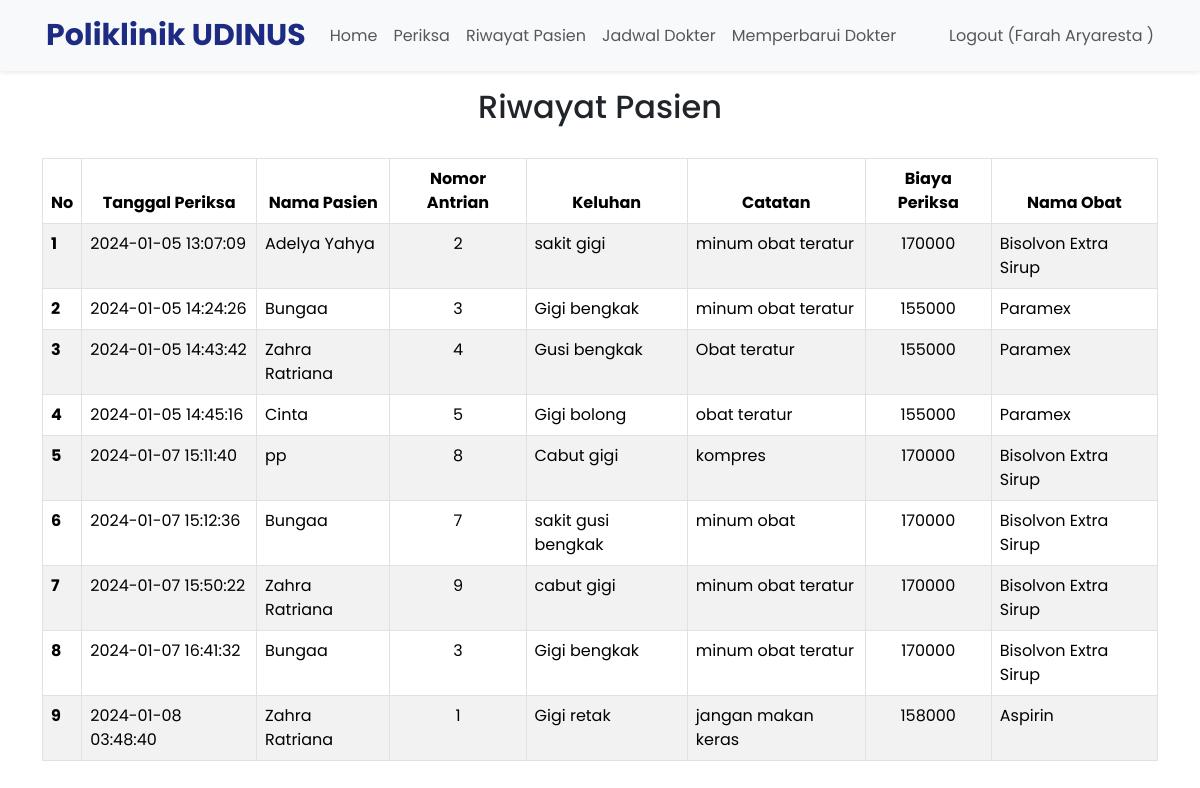
Page /berandaDokter.php?page=riwayatPasien (signed in) on the committed database.
### tables this page shows
CREATE TABLE `daftar_poli` (
  `id` int(11) NOT NULL,
  `id_pasien` int(11) NOT NULL,
  `id_jadwal` int(11) NOT NULL,
  `keluhan` text NOT NULL,
  `no_antrian` int(11) NOT NULL,
  `tanggal` timestamp NOT NULL DEFAULT current_timestamp() ON UPDATE current_timestamp()
);

CREATE TABLE `periksa` (
  `id` int(11) NOT NULL,
  `id_daftar_poli` int(11) NOT NULL,
  `tgl_periksa` datetime NOT NULL,
  `catatan` text NOT NULL,
  `biaya_periksa` int(11) NOT NULL
);

CREATE TABLE `pasien` (
  `id` int(11) NOT NULL,
  `nama` varchar(255) NOT NULL,
  `alamat` varchar(255) NOT NULL,
  `no_ktp` varchar(255) NOT NULL,
  `no_hp` varchar(50) NOT NULL,
  `no_rm` varchar(25) NOT NULL
);

CREATE TABLE `obat` (
  `id` int(11) NOT NULL,
  `nama_obat` varchar(100) NOT NULL,
  `kemasan` varchar(50) NOT NULL,
  `harga` double NOT NULL,
  `Stok` int(11) NOT NULL
);

### riwayatPasien.php (the view, shortened to what this page needs)
<center><h2>Riwayat Pasien</h2></center>
<br>
<div class="container">
    <table class="table table-bordered table-striped table-hover">
        <thead>
            <tr  class="text-center">
                <th scope="col">No</th>
                <th scope="col">Tanggal Periksa</th>
                <th scope="col">Nama Pasien</th>
                <th scope="col">Nomor Antrian</th>
                <th scope="col">Keluhan</th>
                <th scope="col">Catatan</th>
                <th scope="col">Biaya Periksa</th>
                <th scope="col">Nama Obat</th>
            </tr>
        </thead>
        <tbody>
            <?php
                $id_dokter = $_SESSION['id'];
                $result = mysqli_query($mysqli, "SELECT daftar_poli.*, pasien.nama AS nama, jadwal_periksa.hari, periksa.tgl_periksa, periksa.catatan, periksa.biaya_periksa, obat.nama_obat AS nama_obat
                FROM daftar_poli
                JOIN jadwal_periksa ON daftar_poli.id_jadwal = jadwal_periksa.id
                JOIN pasien ON daftar_poli.id_pasien = pasien.id
                LEFT JOIN periksa ON daftar_poli.id = periksa.id_daftar_poli
                LEFT JOIN detail_periksa ON periksa.id = detail_periksa.id_periksa
                LEFT JOIN obat ON detail_periksa.id_obat = obat.id
                WHERE jadwal_periksa.id_dokter = '$id_dokter' AND periksa.id_daftar_poli IS NOT NULL");
                $no = 1;
                while ($data = mysqli_fetch_array($result)) {
            ?>
                <tr>
                    <th scope="row"><?php echo $no++ ?></th>
                    <td><?php echo $data['tgl_periksa'] ?></td>
                    <td><?php echo $data['nama'] ?></td>
                    <td  class="text-center"><?php echo $data['no_antrian'] ?></td>
                    <td ><?php echo $data['keluhan'] ?></td>
                    <td><?php echo $data['catatan'] ?></td>
                    <td  class="text-center"><?php echo $data['biaya_periksa'] ?></td>
                    <td><?php echo $data['nama_obat'] ?></td>
                </tr>
            <?php
            }
            ?>
        </tbody>
    </table>
</div>

### style.css (style rules this page uses)
body { font-family: "Poppins", sans-serif; }
::placeholder { font-size: 16px; }

### rows in the picture
daftar_poli: periksa.tgl_periksa "2024-01-05 13:07:09", id_pasien.nama "Adelya Yahya", no_antrian "2", keluhan "sakit gigi", periksa.catatan "minum obat teratur", periksa.biaya_periksa "170000", obat.nama_obat "Bisolvon Extra Sirup"
daftar_poli: periksa.tgl_periksa "2024-01-05 14:24:26", id_pasien.nama "Bungaa", no_antrian "3", keluhan "Gigi bengkak", periksa.catatan "minum obat teratur", periksa.biaya_periksa "155000", obat.nama_obat "Paramex", periksa.tgl_periksa "2024-01-07 16:41:32", periksa.biaya_periksa "170000", obat.nama_obat "Bisolvon Extra Sirup"
daftar_poli: periksa.tgl_periksa "2024-01-05 14:43:42", id_pasien.nama "Zahra Ratriana", no_antrian "4", keluhan "Gusi bengkak", periksa.catatan "Obat teratur", periksa.biaya_periksa "155000", obat.nama_obat "Paramex"
daftar_poli: periksa.tgl_periksa "2024-01-05 14:45:16", id_pasien.nama "Cinta", no_antrian "5", keluhan "Gigi bolong", periksa.catatan "obat teratur", periksa.biaya_periksa "155000", obat.nama_obat "Paramex"
daftar_poli: periksa.tgl_periksa "2024-01-07 15:11:40", id_pasien.nama "pp", no_antrian "8", keluhan "Cabut gigi", periksa.catatan "kompres", periksa.biaya_periksa "170000", obat.nama_obat "Bisolvon Extra Sirup"
daftar_poli: periksa.tgl_periksa "2024-01-07 15:12:36", id_pasien.nama "Bungaa", no_antrian "7", keluhan "sakit gusi bengkak", periksa.catatan "minum obat", periksa.biaya_periksa "170000", obat.nama_obat "Bisolvon Extra Sirup"
daftar_poli: periksa.tgl_periksa "2024-01-07 15:50:22", id_pasien.nama "Zahra Ratriana", no_antrian "9", keluhan "cabut gigi", periksa.catatan "minum obat teratur", periksa.biaya_periksa "170000", obat.nama_obat "Bisolvon Extra Sirup"
daftar_poli: periksa.tgl_periksa "2024-01-08 03:48:40", id_pasien.nama "Zahra Ratriana", no_antrian "1", keluhan "Gigi retak", periksa.catatan "jangan makan keras", periksa.biaya_periksa "158000", obat.nama_obat "Aspirin"

### other values in the picture
$_SESSION['nama'] "Farah Aryaresta"
